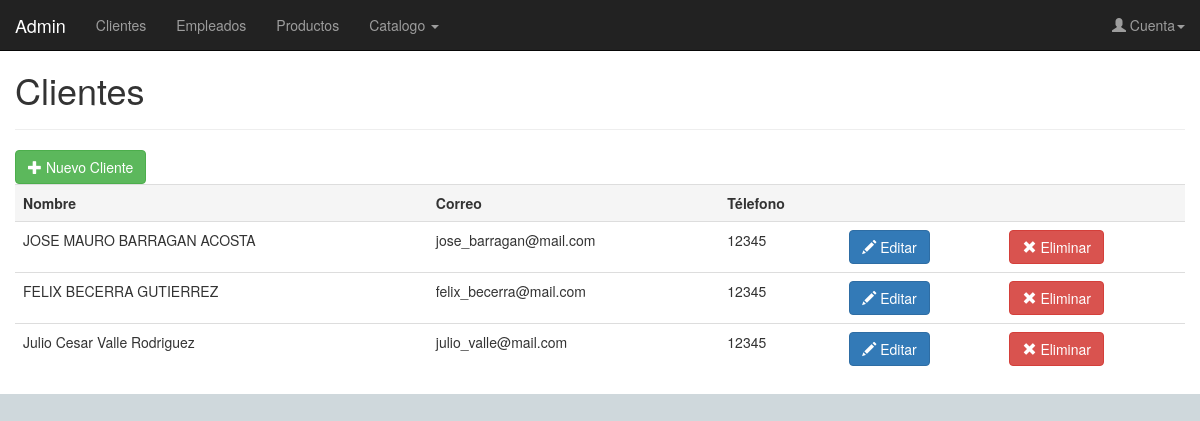
/admin/clientes/index.php, run on an earlier commit of the app's database.
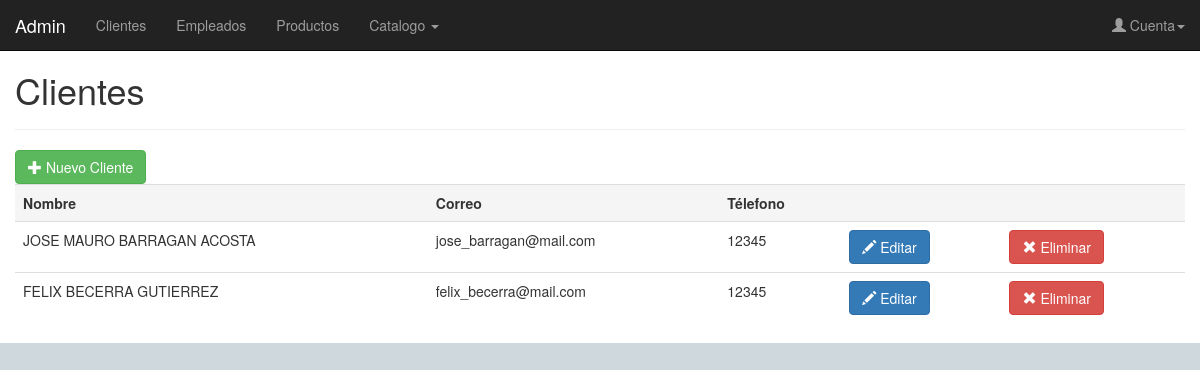
And on a later commit of the database.
### tables this page shows
create table cliente (
id_cliente int auto_increment,
nombre varchar (100) not null,
apaterno varchar (100),
amaterno varchar (100),
telefono varchar (16),
domicilio varchar (100),
id_usuario int not null,
primary key (id_cliente),
foreign key (id_usuario) references usuario (id_usuario)
);

create table usuario(
id_usuario int auto_increment,
correo varchar (100) not null unique,
contrasena varchar (32) not null,
primary key (id_usuario)
);

### admin/tecnocom.class.php (called while the page is built, shortened)
<?php
  if(!class_exists('Tecnocom')){
    class Tecnocom{
			function __construct(){
				include ('../../config.php');
				$this->conexion=$conexion;
			}
			function consultar($sql,$parametros=null){
				$statement=$this->conexion->prepare($sql);
				$statement->execute();
				$datos=$statement->fetchAll();
				return $datos;
			}
		}
	}
	$tecnocom = new Tecnocom;
?>

### admin/clientes/index.php (the view, shortened to what this page needs)
<?php
	include_once('../tecnocom.class.php');
	include('../header.php');
?>
<div class="page-header">
  <h1>Clientes</h1>
</div>
<div class="row">
	<div class="col-xs-12 col-sm-12 col-md-12 col-lg-12">
		<a class="btn btn-success" href="nuevo.php?" role="button"><span class="glyphicon glyphicon-plus" aria-hidden="true"></span> Nuevo Cliente</a>
	</div>
</div>
<div class="row">
	<div class="col-xs-12 col-sm-12 col-md-12 col-lg-12">
		<table class="table table-hover">
		  <tr class="active">
				<th>Nombre</th>
				<th>Correo</th>
				<th>Télefono</th>
				<th></th>
				<th></th>
			</tr>
			<?php
				$datoCliente=$tecnocom->consultar("select cli.id_cliente,cli.id_usuario,concat(cli.nombre,' ',ifnull(cli.apaterno,''),' ',ifnull(cli.amaterno,'')) as nom_cliente,usr.correo,cli.telefono from cliente cli join usuario usr on cli.id_usuario = usr.id_usuario order by (cli.apaterno) asc");
				foreach ($datoCliente as $keyCliente => $valCliente) {
					echo '<tr>';
						echo '<td>'.$valCliente['nom_cliente'].'</td>';
						echo '<td>'.$valCliente['correo'].'</td>';
						echo '<td>'.$valCliente['telefono'].'</td>';
						echo '<td><a class="btn btn-primary" href="editar.php?id_cliente='.$valCliente['id_cliente'].'" role="button"><span class="glyphicon glyphicon-pencil" aria-hidden="true"></span> Editar</a></td>';
						echo '<td><a class="btn btn-danger" href="eliminar.php?id_cliente='.$valCliente['id_cliente'].'" role="button"><span class="glyphicon glyphicon-remove" aria-hidden="true"></span> Eliminar</a></td>';
					echo '</tr>';
				}
			?>
		</table>
	</div>
</div>
<?php
	include('../footer.php');
?>

### admin/header.php (shortened to what this page needs)
<!DOCTYPE html>
<html lang="es">
<head>
	<link href="../../css/bootstrap.min.css" rel="stylesheet">
  <link href="../../css/main.css" rel="stylesheet">
</head>
<body>
	<nav class="navbar navbar-inverse navbar-fixed-top">
		<div class="container-fluid">
	  	<div class="navbar-header">
	    	<a class="navbar-brand" href="bienvenida.php">Admin</a>
	  	</div>
      <div class="collapse navbar-collapse" id="nav_administrador">
	      <ul class="nav navbar-nav">
	        <li><a href="/tecnocom/admin/clientes">Clientes</a></li>
	        <li><a href="/tecnocom/admin/empleados">Empleados</a></li>
	        <li><a href="/tecnocom/admin/productos">Productos</a></li>
	        <li class="dropdown">
	          <a href="#" class="dropdown-toggle" data-toggle="dropdown" role="button" aria-haspopup="true" aria-expanded="false">Catalogo <span class="caret"></span></a>
	        </li>
	      </ul>
	      <ul class="nav navbar-nav navbar-right">
	        <li class="dropdown">
	          <a href="#" class="dropdown-toggle" data-toggle="dropdown" role="button" aria-haspopup="true" aria-expanded="false"><span class="glyphicon glyphicon-user" aria-hidden="true"></span> Cuenta<span class="caret"></span></a>
	        </li>
	      </ul>
	    </div>
    </div>
  </nav>
	<div class="container-fluid" id="content_admin">
		<div class="row" id="wrapper">
      <div class="container-fluid">

### admin/footer.php (shortened to what this page needs)
				</div>
			</div>
		</div>
	</body>
</html>

### css/main.css (style rules this page uses)
body { background-color: #CFD8DC; }
#wrapper { background-color: #FFFFFF; }
#content_admin { margin-top: 30px; }

What changed in the data, as far as the page shows it:
removed cliente: nom_cliente "Julio Cesar Valle Rodriguez", id_usuario.correo "julio_valle@mail.com", telefono "12345"
